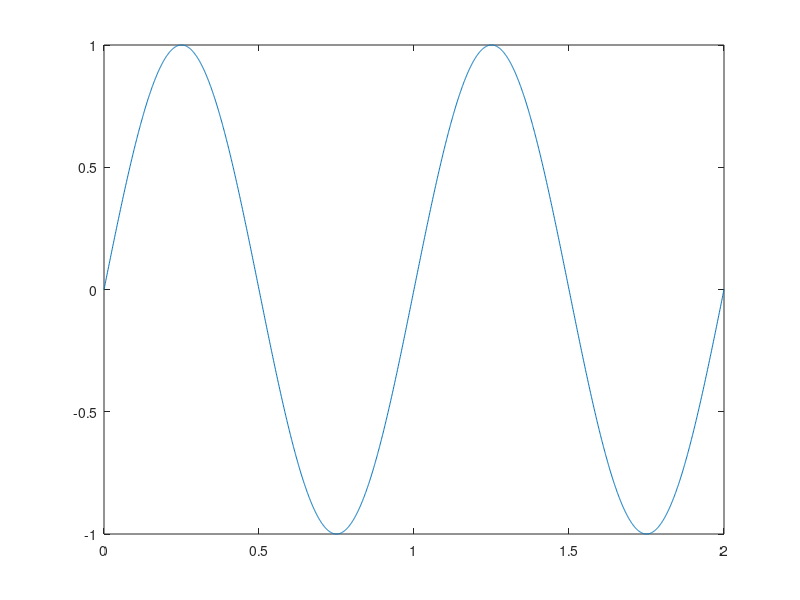
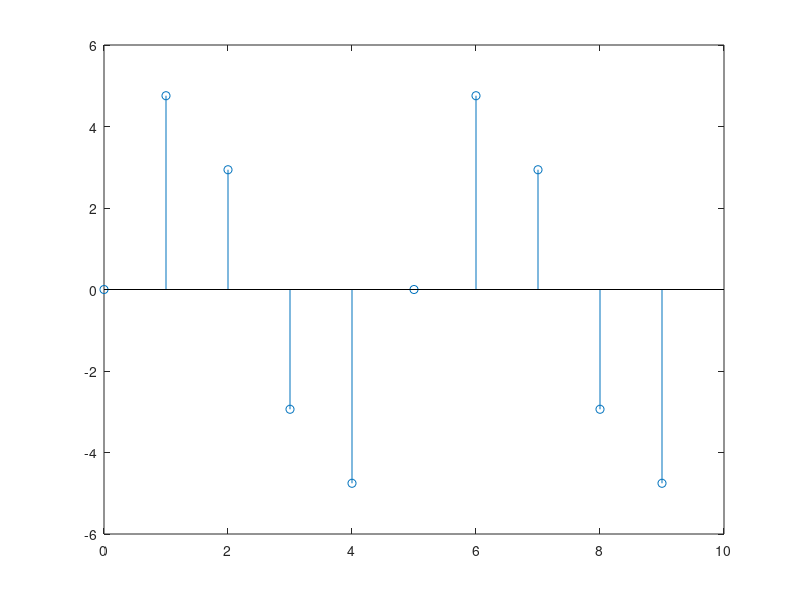

Write the MATLAB code that produced these figures, in order. (Note: this script raises an error after producing the figures.)
clear all
clc
close all

t = 0:0.001:2;
f = 1;
x = sin(2*pi*f*t);
plot(t,x);

fs = 5;
n = 0:2*fs-1;

y = 5*sin(2*pi*f*n/fs);
figure();
stem(n,y);
y = round(y);
yy = abs(y);
s1 =dec2bin(yy,3);
s1 = string(s1);

for i = 1:10
    if(y(1,i)<0)
        y(1,i) = '1';
    end
end
s1
